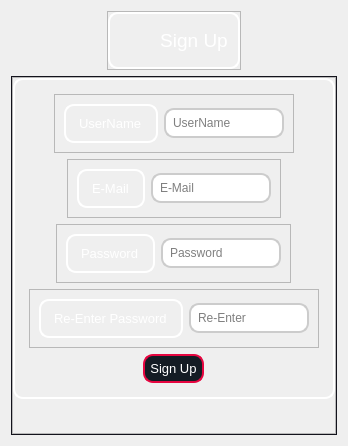
            <widget class="QWidget" name="Sign_Up_Page">
             <layout class="QVBoxLayout" name="verticalLayout_10">
              <item alignment="Qt::AlignHCenter">
               <widget class="QFrame" name="frame_14">
                <property name="font">
                 <font>
                  <pointsize>13</pointsize>
                 </font>
                </property>
                <property name="frameShape">
                 <enum>QFrame::StyledPanel</enum>
                </property>
                <property name="frameShadow">
                 <enum>QFrame::Sunken</enum>
                </property>
                <layout class="QHBoxLayout" name="horizontalLayout_6">
                 <property name="spacing">
                  <number>0</number>
                 </property>
                 <property name="leftMargin">
                  <number>0</number>
                 </property>
                 <property name="topMargin">
                  <number>0</number>
                 </property>
                 <property name="rightMargin">
                  <number>0</number>
                 </property>
                 <property name="bottomMargin">
                  <number>0</number>
                 </property>
                 <item>
                  <widget class="QFrame" name="frame">
                   <property name="styleSheet">
                    <string notr="true">QFrame{
    border-radius: 10px;
    border: 2px solid  white;
    padding: 5px;
color:white;}
QLabel{
border:0px;
}</string>
                   </property>
                   <property name="frameShape">
                    <enum>QFrame::StyledPanel</enum>
                   </property>
                   <property name="frameShadow">
                    <enum>QFrame::Raised</enum>
                   </property>
                   <layout class="QHBoxLayout" name="horizontalLayout_18">
                    <property name="spacing">
                     <number>0</number>
                    </property>
                    <property name="leftMargin">
                     <number>0</number>
                    </property>
                    <property name="topMargin">
                     <number>0</number>
                    </property>
                    <property name="rightMargin">
                     <number>0</number>
                    </property>
                    <property name="bottomMargin">
                     <number>0</number>
                    </property>
                    <item>
                     <widget class="QLabel" name="label_5">
                      <property name="minimumSize">
                       <size>
                        <width>40</width>
                        <height>40</height>
                       </size>
                      </property>
                      <property name="maximumSize">
                       <size>
                        <width>40</width>
                        <height>40</height>
                       </size>
                      </property>
                      <property name="text">
                       <string />
                      </property>
                      <property name="pixmap">
                       <pixmap resource="../Qss/icons/_icons.qrc">:/icons/Icons/feather/user-plus.png</pixmap>
                      </property>
                      <property name="scaledContents">
                       <bool>true</bool>
                      </property>
                     </widget>
                    </item>
                    <item>
                     <widget class="QLabel" name="label_12">
                      <property name="font">
                       <font>
                        <pointsize>14</pointsize>
                       </font>
                      </property>
                      <property name="layoutDirection">
                       <enum>Qt::LeftToRight</enum>
                      </property>
                      <property name="styleSheet">
                       <string notr="true" />
                      </property>
                      <property name="text">
                       <string>Sign Up</string>
                      </property>
                      <property name="alignment">
                       <set>Qt::AlignHCenter|Qt::AlignTop</set>
                      </property>
                     </widget>
                    </item>
                   </layout>
                  </widget>
                 </item>
                </layout>
               </widget>
              </item>
              <item>
               <widget class="QFrame" name="frame_15">
                <property name="sizePolicy">
                 <sizepolicy hsizetype="Preferred" vsizetype="Expanding">
                  <horstretch>0</horstretch>
                  <verstretch>0</verstretch>
                 </sizepolicy>
                </property>
                <property name="palette">
                 <palette>
                  <active>
                   <colorrole role="Button">
                    <brush brushstyle="SolidPattern">
                     <color alpha="255">
                      <red>24</red>
                      <green>24</green>
                      <blue>36</blue>
                     </color>
                    </brush>
                   </colorrole>
                   <colorrole role="Base">
                    <brush brushstyle="SolidPattern">
                     <color alpha="255">
                      <red>24</red>
                      <green>24</green>
                      <blue>36</blue>
                     </color>
                    </brush>
                   </colorrole>
                   <colorrole role="Window">
                    <brush brushstyle="SolidPattern">
                     <color alpha="255">
                      <red>24</red>
                      <green>24</green>
                      <blue>36</blue>
                     </color>
                    </brush>
                   </colorrole>
                  </active>
                  <inactive>
                   <colorrole role="Button">
                    <brush brushstyle="SolidPattern">
                     <color alpha="255">
                      <red>24</red>
                      <green>24</green>
                      <blue>36</blue>
                     </color>
                    </brush>
                   </colorrole>
                   <colorrole role="Base">
                    <brush brushstyle="SolidPattern">
                     <color alpha="255">
                      <red>24</red>
                      <green>24</green>
                      <blue>36</blue>
                     </color>
                    </brush>
                   </colorrole>
                   <colorrole role="Window">
                    <brush brushstyle="SolidPattern">
                     <color alpha="255">
                      <red>24</red>
                      <green>24</green>
                      <blue>36</blue>
                     </color>
                    </brush>
                   </colorrole>
                  </inactive>
                  <disabled>
                   <colorrole role="Button">
                    <brush brushstyle="SolidPattern">
                     <color alpha="255">
                      <red>24</red>
                      <green>24</green>
                      <blue>36</blue>
                     </color>
                    </brush>
                   </colorrole>
                   <colorrole role="Base">
                    <brush brushstyle="SolidPattern">
                     <color alpha="255">
                      <red>24</red>
                      <green>24</green>
                      <blue>36</blue>
                     </color>
                    </brush>
                   </colorrole>
                   <colorrole role="Window">
                    <brush brushstyle="SolidPattern">
                     <color alpha="255">
                      <red>24</red>
                      <green>24</green>
                      <blue>36</blue>
                     </color>
                    </brush>
                   </colorrole>
                  </disabled>
                 </palette>
                </property>
                <property name="styleSheet">
                 <string notr="true">#Sign_Up_info_after_check{
border:0px;
}
QPushButton{
	border:2px solid black;
}

QLabel{
    border-radius: 10px;
    border: 2px solid  white;
    padding: 10px;
color:white;
}
QPushButton{
border: 2px solid  white;
}
QLineEdit {
    border-radius: 10px;
    border: 2px solid #ccc;
    padding: 5px;
}
QPushButton{
	background-color:#141C24;
	border : 2px solid #E60540;
	padding:5px;
	border-radius:10px;
color:white;
}
QPushButton:hover {
    background-color: rgba(230, 5, 64, 0.3);;
}
QLineEdit:focus {
    border-color: hsl(0, 0%, 30%);
}
</string>
                </property>
                <property name="frameShape">
                 <enum>QFrame::StyledPanel</enum>
                </property>
                <property name="frameShadow">
                 <enum>QFrame::Raised</enum>
                </property>
                <layout class="QVBoxLayout" name="verticalLayout_14">
                 <property name="spacing">
                  <number>0</number>
                 </property>
                 <property name="leftMargin">
                  <number>0</number>
                 </property>
                 <property name="topMargin">
                  <number>0</number>
                 </property>
                 <property name="rightMargin">
                  <number>0</number>
                 </property>
                 <property name="bottomMargin">
                  <number>0</number>
                 </property>
                 <item>
                  <widget class="QFrame" name="Sign_Up_Page_2">
                   <property name="sizePolicy">
                    <sizepolicy hsizetype="Preferred" vsizetype="Preferred">
                     <horstretch>0</horstretch>
                     <verstretch>0</verstretch>
                    </sizepolicy>
                   </property>
                   <property name="frameShape">
                    <enum>QFrame::StyledPanel</enum>
                   </property>
                   <property name="frameShadow">
                    <enum>QFrame::Raised</enum>
                   </property>
                   <layout class="QVBoxLayout" name="verticalLayout_16">
                    <property name="spacing">
                     <number>0</number>
                    </property>
                    <property name="leftMargin">
                     <number>0</number>
                    </property>
                    <property name="topMargin">
                     <number>0</number>
                    </property>
                    <property name="rightMargin">
                     <number>0</number>
                    </property>
                    <property name="bottomMargin">
                     <number>0</number>
                    </property>
                    <item alignment="Qt::AlignHCenter">
                     <widget class="QFrame" name="Sign_Up_Info_Box">
                      <property name="palette">
                       <palette>
                        <active>
                         <colorrole role="WindowText">
                          <brush brushstyle="SolidPattern">
                           <color alpha="255">
                            <red>255</red>
                            <green>255</green>
                            <blue>255</blue>
                           </color>
                          </brush>
                         </colorrole>
                         <colorrole role="Button">
                          <brush brushstyle="SolidPattern">
                           <color alpha="255">
                            <red>24</red>
                            <green>24</green>
                            <blue>36</blue>
                           </color>
                          </brush>
                         </colorrole>
                         <colorrole role="Text">
                          <brush brushstyle="SolidPattern">
                           <color alpha="255">
                            <red>255</red>
                            <green>255</green>
                            <blue>255</blue>
                           </color>
                          </brush>
                         </colorrole>
                         <colorrole role="ButtonText">
                          <brush brushstyle="SolidPattern">
                           <color alpha="255">
                            <red>255</red>
                            <green>255</green>
                            <blue>255</blue>
                           </color>
                          </brush>
                         </colorrole>
                         <colorrole role="Base">
                          <brush brushstyle="SolidPattern">
                           <color alpha="255">
                            <red>24</red>
                            <green>24</green>
                            <blue>36</blue>
                           </color>
                          </brush>
                         </colorrole>
                         <colorrole role="Window">
                          <brush brushstyle="SolidPattern">
                           <color alpha="255">
                            <red>24</red>
                            <green>24</green>
                            <blue>36</blue>
                           </color>
                          </brush>
                         </colorrole>
                         <colorrole role="PlaceholderText">
                          <brush brushstyle="SolidPattern">
                           <color alpha="128">
                            <red>204</red>
                            <green>204</green>
                            <blue>204</blue>
                           </color>
                          </brush>
                         </colorrole>
                        </active>
                        <inactive>
                         <colorrole role="WindowText">
                          <brush brushstyle="SolidPattern">
                           <color alpha="255">
                            <red>255</red>
                            <green>255</green>
                            <blue>255</blue>
                           </color>
                          </brush>
                         </colorrole>
                         <colorrole role="Button">
                          <brush brushstyle="SolidPattern">
                           <color alpha="255">
                            <red>24</red>
                            <green>24</green>
                            <blue>36</blue>
                           </color>
                          </brush>
                         </colorrole>
                         <colorrole role="Text">
                          <brush brushstyle="SolidPattern">
                           <color alpha="255">
                            <red>255</red>
                            <green>255</green>
                            <blue>255</blue>
                           </color>
                          </brush>
                         </colorrole>
                         <colorrole role="ButtonText">
                          <brush brushstyle="SolidPattern">
                           <color alpha="255">
                            <red>255</red>
                            <green>255</green>
                            <blue>255</blue>
                           </color>
                          </brush>
                         </colorrole>
                         <colorrole role="Base">
                          <brush brushstyle="SolidPattern">
                           <color alpha="255">
                            <red>24</red>
                            <green>24</green>
                            <blue>36</blue>
                           </color>
                          </brush>
                         </colorrole>
                         <colorrole role="Window">
                          <brush brushstyle="SolidPattern">
                           <color alpha="255">
                            <red>24</red>
                            <green>24</green>
                            <blue>36</blue>
                           </color>
                          </brush>
                         </colorrole>
                         <colorrole role="PlaceholderText">
                          <brush brushstyle="SolidPattern">
                           <color alpha="128">
                            <red>204</red>
                            <green>204</green>
                            <blue>204</blue>
                           </color>
                          </brush>
                         </colorrole>
                        </inactive>
                        <disabled>
                         <colorrole role="WindowText">
                          <brush brushstyle="SolidPattern">
                           <color alpha="255">
                            <red>255</red>
                            <green>255</green>
                            <blue>255</blue>
                           </color>
                          </brush>
                         </colorrole>
                         <colorrole role="Button">
                          <brush brushstyle="SolidPattern">
                           <color alpha="255">
                            <red>24</red>
                            <green>24</green>
                            <blue>36</blue>
                           </color>
                          </brush>
                         </colorrole>
                         <colorrole role="Text">
                          <brush brushstyle="SolidPattern">
                           <color alpha="255">
                            <red>255</red>
                            <green>255</green>
                            <blue>255</blue>
                           </color>
                          </brush>
                         </colorrole>
                         <colorrole role="ButtonText">
                          <brush brushstyle="SolidPattern">
                           <color alpha="255">
                            <red>255</red>
                            <green>255</green>
                            <blue>255</blue>
                           </color>
                          </brush>
                         </colorrole>
                         <colorrole role="Base">
                          <brush brushstyle="SolidPattern">
                           <color alpha="255">
                            <red>24</red>
                            <green>24</green>
                            <blue>36</blue>
                           </color>
                          </brush>
                         </colorrole>
                         <colorrole role="Window">
                          <brush brushstyle="SolidPattern">
                           <color alpha="255">
                            <red>24</red>
                            <green>24</green>
                            <blue>36</blue>
                           </color>
                          </brush>
                         </colorrole>
                         <colorrole role="PlaceholderText">
                          <brush brushstyle="SolidPattern">
                           <color alpha="128">
                            <red>204</red>
                            <green>204</green>
                            <blue>204</blue>
                           </color>
                          </brush>
                         </colorrole>
                        </disabled>
                       </palette>
                      </property>
                      <property name="styleSheet">
                       <string notr="true">#Sign_Up_Info_Box{
    border-radius: 10px;
    border: 2px solid  white;
    padding: 5px;
color:white;
}</string>
                      </property>
                      <property name="frameShape">
                       <enum>QFrame::StyledPanel</enum>
                      </property>
                      <property name="frameShadow">
                       <enum>QFrame::Raised</enum>
                      </property>
                      <layout class="QVBoxLayout" name="verticalLayout_15">
                       <item alignment="Qt::AlignHCenter">
                        <widget class="QFrame" name="User_info_box">
                         <property name="frameShape">
                          <enum>QFrame::StyledPanel</enum>
                         </property>
                         <property name="frameShadow">
                          <enum>QFrame::Raised</enum>
                         </property>
                         <layout class="QHBoxLayout" name="horizontalLayout_14">
                          <item>
                           <widget class="QLabel" name="label">
                            <property name="font">
                             <font>
                              <pointsize>10</pointsize>
                             </font>
                            </property>
                            <property name="text">
                             <string>UserName</string>
                            </property>
                           </widget>
                          </item>
                          <item>
                           <widget class="QLineEdit" name="User_Info_Input">
                            <property name="placeholderText">
                             <string>UserName</string>
                            </property>
                           </widget>
                          </item>
                         </layout>
                        </widget>
                       </item>
                       <item alignment="Qt::AlignHCenter">
                        <widget class="QFrame" name="EMail_box">
                         <property name="frameShape">
                          <enum>QFrame::StyledPanel</enum>
                         </property>
                         <property name="frameShadow">
                          <enum>QFrame::Raised</enum>
                         </property>
                         <layout class="QHBoxLayout" name="horizontalLayout_17">
                          <item>
                           <widget class="QLabel" name="label_4">
                            <property name="font">
                             <font>
                              <pointsize>10</pointsize>
                             </font>
                            </property>
                            <property name="text">
                             <string>E-Mail</string>
                            </property>
                           </widget>
                          </item>
                          <item>
                           <widget class="QLineEdit" name="EMail_input">
                            <property name="text">
                             <string />
                            </property>
                            <property name="placeholderText">
                             <string>E-Mail</string>
                            </property>
                           </widget>
                          </item>
                         </layout>
                        </widget>
                       </item>
                       <item alignment="Qt::AlignHCenter">
                        <widget class="QFrame" name="Pass_box">
                         <property name="frameShape">
                          <enum>QFrame::StyledPanel</enum>
                         </property>
                         <property name="frameShadow">
                          <enum>QFrame::Raised</enum>
                         </property>
                         <layout class="QHBoxLayout" name="horizontalLayout_15">
                          <item>
                           <widget class="QLabel" name="label_2">
                            <property name="font">
                             <font>
                              <pointsize>10</pointsize>
                             </font>
                            </property>
                            <property name="text">
                             <string>Password</string>
                            </property>
                           </widget>
                          </item>
                          <item>
                           <widget class="QLineEdit" name="Pass_input">
                            <property name="echoMode">
                             <enum>QLineEdit::Password</enum>
                            </property>
                            <property name="placeholderText">
                             <string>Password</string>
                            </property>
                           </widget>
                          </item>
                         </layout>
                        </widget>
                       </item>
                       <item alignment="Qt::AlignHCenter">
                        <widget class="QFrame" name="ReEnter_pass_box">
                         <property name="frameShape">
                          <enum>QFrame::StyledPanel</enum>
                         </property>
                         <property name="frameShadow">
                          <enum>QFrame::Raised</enum>
                         </property>
                         <layout class="QHBoxLayout" name="horizontalLayout_16">
                          <item>
                           <widget class="QLabel" name="label_3">
                            <property name="font">
                             <font>
                              <pointsize>10</pointsize>
                             </font>
                            </property>
                            <property name="text">
                             <string>Re-Enter Password</string>
                            </property>
                           </widget>
                          </item>
                          <item>
                           <widget class="QLineEdit" name="Re_enter_pass_input">
                            <property name="echoMode">
                             <enum>QLineEdit::Password</enum>
                            </property>
                            <property name="placeholderText">
                             <string>Re-Enter</string>
                            </property>
                           </widget>
                          </item>
                         </layout>
                        </widget>
                       </item>
                       <item alignment="Qt::AlignHCenter">
                        <widget class="QPushButton" name="Sign_up_btn">
                         <property name="font">
                          <font>
                           <pointsize>10</pointsize>
                          </font>
                         </property>
                         <property name="cursor">
                          <cursorShape>PointingHandCursor</cursorShape>
                         </property>
                         <property name="text">
                          <string>Sign Up</string>
                         </property>
                         <property name="icon">
                          <iconset resource="../Qss/icons/_icons.qrc">
                           <normaloff>:/icons/Icons/feather/user-plus.png</normaloff>:/icons/Icons/feather/user-plus.png</iconset>
                         </property>
                        </widget>
                       </item>
                      </layout>
                     </widget>
                    </item>
                    <item alignment="Qt::AlignHCenter|Qt::AlignVCenter">
                     <widget class="QLabel" name="Sign_Up_info_after_check">
                      <property name="text">
                       <string />
                      </property>
                     </widget>
                    </item>
                   </layout>
                  </widget>
                 </item>
                </layout>
               </widget>
              </item>
             </layout>
            </widget>
